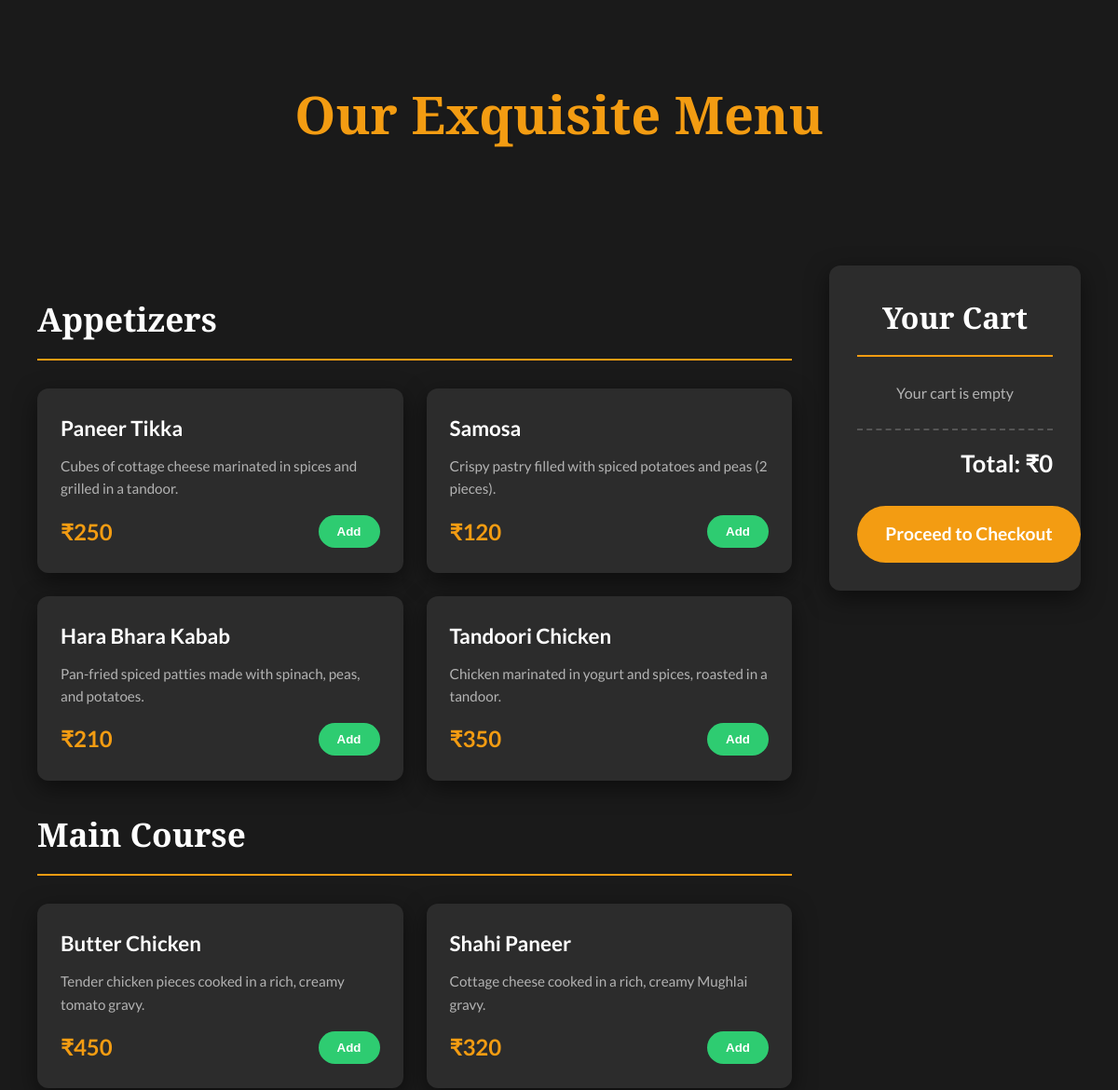
Page /menu (upper part) on the earlier database version.
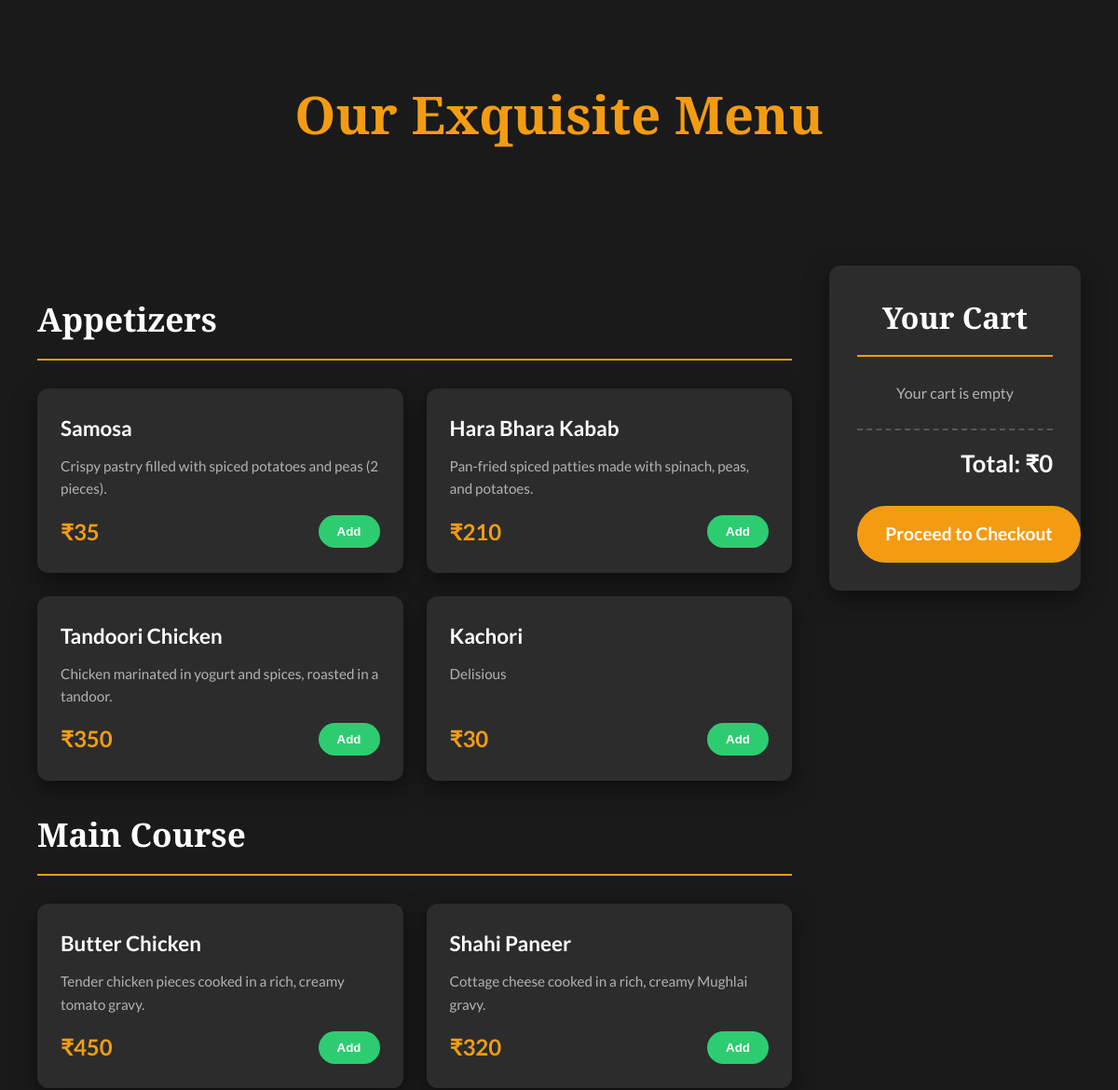
Same page on the later database version.
### tables this page shows
CREATE TABLE menu (
    id INTEGER PRIMARY KEY AUTOINCREMENT,
    name TEXT NOT NULL,
    description TEXT NOT NULL,
    price INTEGER NOT NULL,
    category TEXT NOT NULL
);

### app.py (the view)
@app.route('/menu')
def menu():
    conn = get_db_connection()
    appetizers = conn.execute('SELECT * FROM menu WHERE category = ?', ('Appetizer',)).fetchall()
    main_courses = conn.execute('SELECT * FROM menu WHERE category = ?', ('Main Course',)).fetchall()
    breads = conn.execute('SELECT * FROM menu WHERE category = ?', ('Breads',)).fetchall()
    conn.close()
    return render_template('menu.html', appetizers=appetizers, main_courses=main_courses, breads=breads)

### app.py (called while the page is built)
def get_db_connection():
    conn = sqlite3.connect('database.db')
    conn.row_factory = sqlite3.Row
    return conn

### templates/menu.html (shortened to what this page needs)
<!DOCTYPE html>
<html lang="en">
<head>
</head>
<body>
    <div class="container">
        <div class="header">
            <h1>Our Exquisite Menu</h1>
        </div>
        <div class="menu-section">
            <div class="menu-category">
                <h2>Appetizers</h2>
                <div class="menu-items-list">
                    {% for item in appetizers %}
                    <div class="menu-item">
                        <div class="item-details">
                            <h3>{{ item['name'] }}</h3>
                            <p>{{ item['description'] }}</p>
                        </div>
                        <div class="item-action">
                             <span class="item-price">₹{{ item['price'] }}</span>
                             <button class="add-to-cart-btn">Add</button>
                        </div>
                    </div>
                    {% endfor %}
                </div>
            </div>
            <div class="menu-category">
                <h2>Main Course</h2>
                 <div class="menu-items-list">
                    {% for item in main_courses %}
                    <div class="menu-item">
                        <div class="item-details">
                            <h3>{{ item['name'] }}</h3>
                            <p>{{ item['description'] }}</p>
                        </div>
                        <div class="item-action">
                             <span class="item-price">₹{{ item['price'] }}</span>
                             <button class="add-to-cart-btn">Add</button>
                        </div>
                    </div>
                    {% endfor %}
                </div>
            </div>
        </div>
        <div class="cart-section">
            <h2>Your Cart</h2>
            <ul class="cart-items"></ul>
            <div class="cart-total">
            </div>
            <a href="/checkout" class="checkout-btn" style="text-align: center; text-decoration: none;">Proceed to Checkout</a>
        </div>
    </div>
</body>
</html>

Differences in the rows shown:
removed menu: name "Paneer Tikka", description "Cubes of cottage cheese marinated in spices and grilled in a tandoor.", price "250", shown under "Appetizers"
changed menu "Samosa": price "120" → "35"
added menu: name "Kachori", description "Delisious", price "30", shown under "Appetizers"
